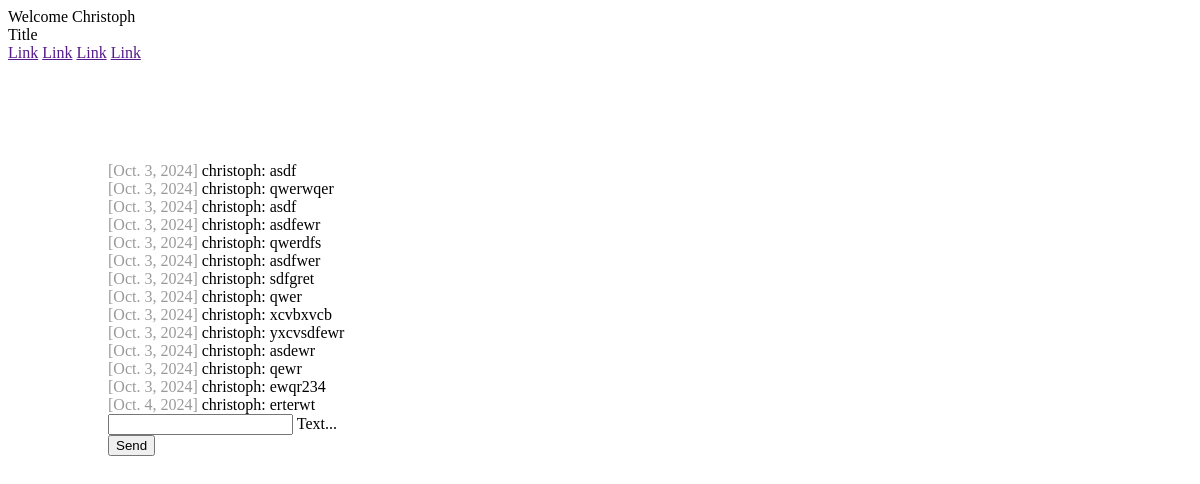
Page /chat/ (signed in) on the committed database.
### chat/models.py (models this page shows)
class Message(models.Model):
    text = models.CharField(max_length=500)
    created_at = models.DateField(default=date.today)
    chat = models.ForeignKey(Chat, on_delete=models.CASCADE, related_name='chat_messages_set', default=None, blank=True, null=True)
    author = models.ForeignKey(settings.AUTH_USER_MODEL, on_delete=models.CASCADE, related_name='author_messages')
    receiver = models.ForeignKey(settings.AUTH_USER_MODEL, on_delete=models.CASCADE, related_name='receiver_messages')

### chat/views.py (the view, shortened to what this page needs)
# urls.py: path('chat/', index),
@login_required(login_url="/login/")
def index(request):
    chatMessages = Message.objects.filter(chat__id=1)
    lastMessage = chatMessages.last()
    return render(request, "chat/index.html", {"messages": chatMessages, "last_message": lastMessage})

### chat/templates/chat/index.html (shortened to what this page needs)
{% extends "base.html" %} {% block content %} {% if request.user.is_authenticated %}
<div id="messageContainer">
  {% for message in messages %}
  <div>
    <span class="color-gray">[{{ message.created_at }}]</span>
    {{message.author}}: {{ message.text }}
  </div>
  {% endfor %}
</div>
<form onsubmit="sendMessage(); return false;" method="post">
  <div class="mdl-textfield mdl-js-textfield mdl-textfield--floating-label">
    <input
      class="mdl-textfield__input"
      name="textmessage"
      type="text"
      id="messageField"
    />
    <label class="mdl-textfield__label" for="messageField">Text...</label>
  </div>
  <button
    class="mdl-button mdl-js-button mdl-button--raised mdl-js-ripple-effect mdl-button--accent"
  >
    Send
  </button>
</form>
{% else %}
<h1>Nicht eingeloggt</h1>
<p>
  Du bist aktuell nicht eingeloggt. Zum einloggen bitte
  <a href="/login/">hier</a> klicken.
</p>
{% endif %} {% endblock %}

### templates/base.html (shortened to what this page needs)
<!DOCTYPE html>
<html lang="en">
  <head>
    {% load static %}
    <link
      rel="stylesheet"
      href="https://code.getmdl.io/1.3.0/material.indigo-pink.min.css"
    />
    <link rel="stylesheet" href="{% static 'css/style.css' %}">
  </head>
  <body>
    <div class="mdl-layout mdl-js-layout mdl-layout--fixed-header">
      <header class="mdl-layout__header">
        <div class="mdl-layout__header-row">
          <span class="mdl-layout-title">
            {% if request.user.is_authenticated %}
            Welcome {{ request.user.first_name }}
            {% else %}
            Welcome! Please log in.
            {%endif %}
          </span>
        </div>
      </header>
      <div class="mdl-layout__drawer">
        <span class="mdl-layout-title">Title</span>
        <nav class="mdl-navigation">
          <a class="mdl-navigation__link" href="">Link</a>
          <a class="mdl-navigation__link" href="">Link</a>
          <a class="mdl-navigation__link" href="">Link</a>
          <a class="mdl-navigation__link" href="">Link</a>
        </nav>
      </div>
      <main class="mdl-layout__content">
        <div class="page-content">
            {% block content %}
            {% endblock %}
        </div>
      </main>
    </div>
  </body>
</html>

### static/css/style.css (style rules this page uses)
.color-gray { color: rgba(0, 0, 0, 0.4); }
.page-content { padding: 100px; }

### rows in the picture
Message: created_at "Oct. 3, 2024", author "christoph", text "asdf"
Message: created_at "Oct. 3, 2024", author "christoph", text "qwerwqer"
Message: created_at "Oct. 3, 2024", author "christoph", text "asdf"
Message: created_at "Oct. 3, 2024", author "christoph", text "asdfewr"
Message: created_at "Oct. 3, 2024", author "christoph", text "qwerdfs"
Message: created_at "Oct. 3, 2024", author "christoph", text "asdfwer"
Message: created_at "Oct. 3, 2024", author "christoph", text "sdfgret"
Message: created_at "Oct. 3, 2024", author "christoph", text "qwer"
Message: created_at "Oct. 3, 2024", author "christoph", text "xcvbxvcb"
Message: created_at "Oct. 3, 2024", author "christoph", text "yxcvsdfewr"
Message: created_at "Oct. 3, 2024", author "christoph", text "asdewr"
Message: created_at "Oct. 3, 2024", author "christoph", text "qewr"
Message: created_at "Oct. 3, 2024", author "christoph", text "ewqr234"
Message: created_at "Oct. 4, 2024", author "christoph", text "erterwt"

### other values in the picture
{{ request.user.first_name }} "Christoph"
